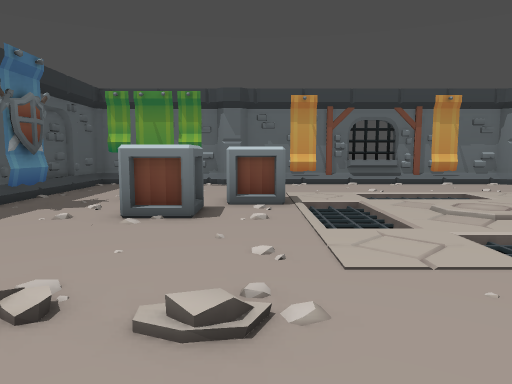
[1] (above)

16 first-person views from a walk through a level from a Godot 3-D game. The camera is 1.3 m above the floor, tilts 6° down and sees 70° across. The floor is counted in squares, 1 m on a side. Each view is taken from the middle of a square. On the plan, view 1 faces up. The plan holds only what a view shows up to about 15 squares ahead; the rest is blank.

[2]
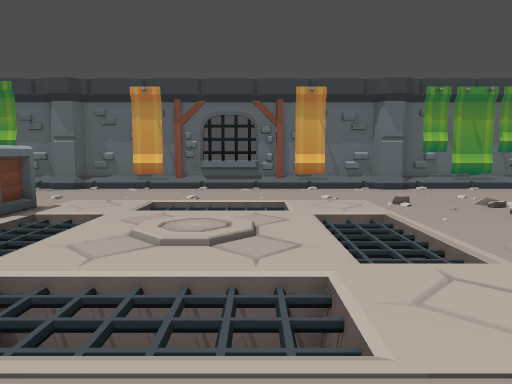

[3]
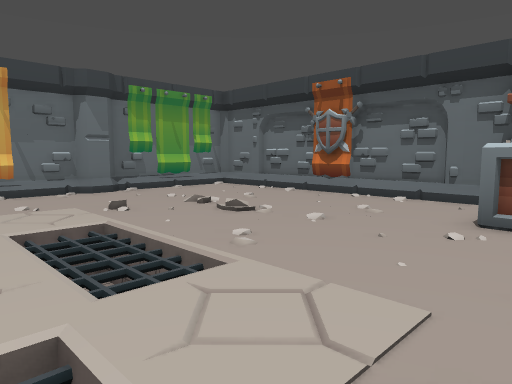

[4]
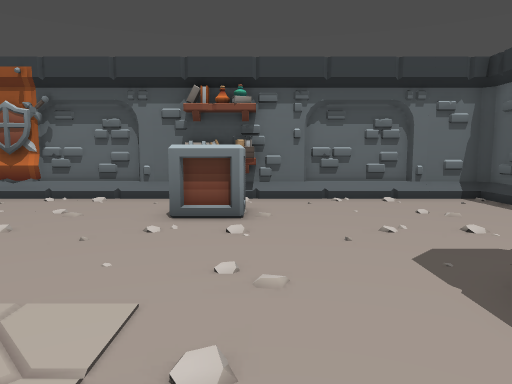

[5]
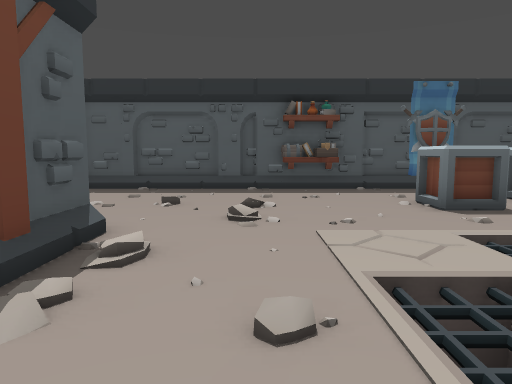

[6]
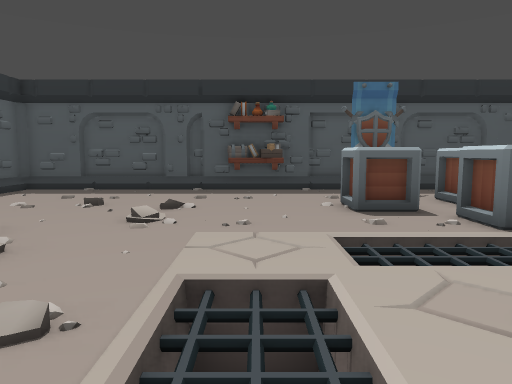

[7]
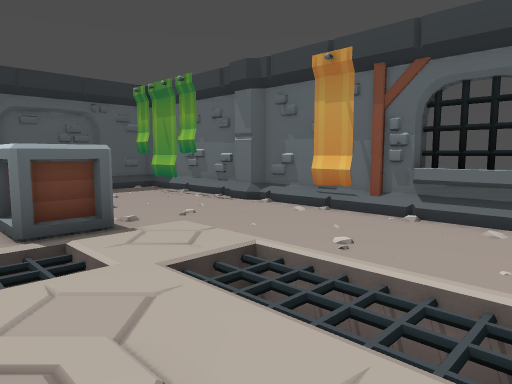

[8]
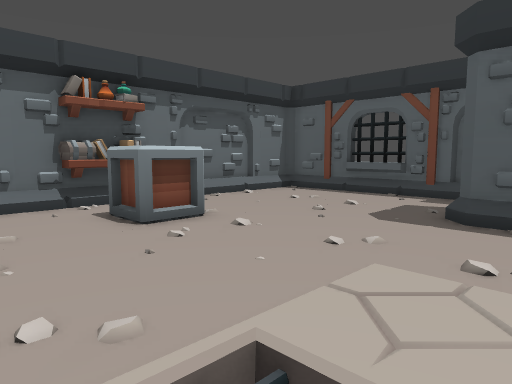

[9]
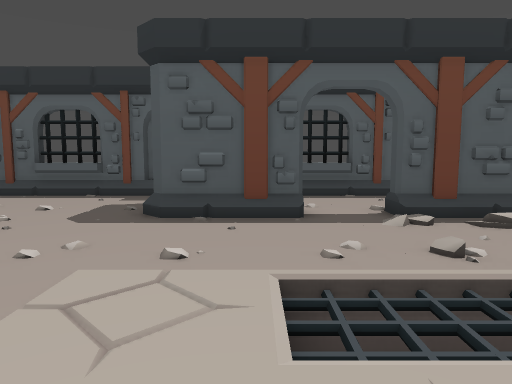

[10]
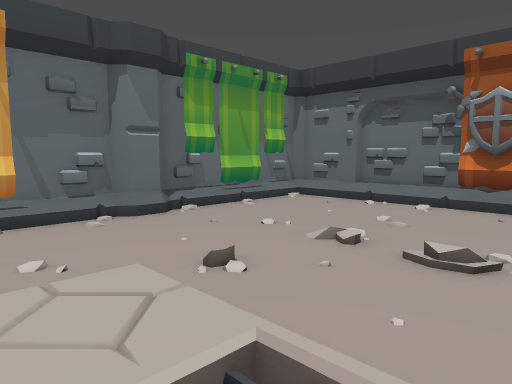

[11]
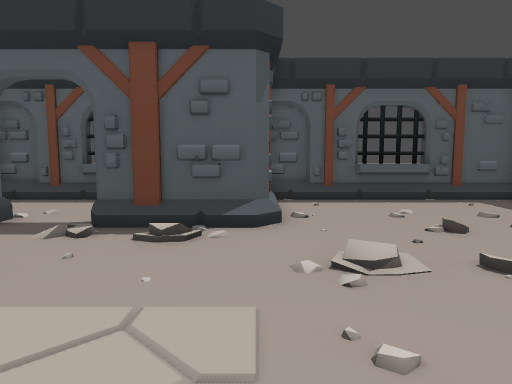

[12]
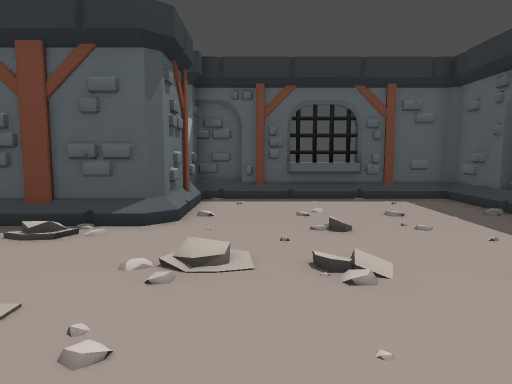

[13]
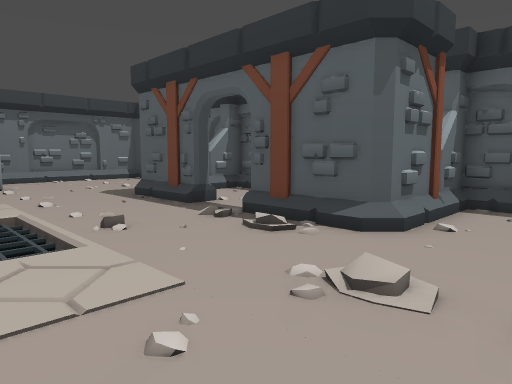

[14]
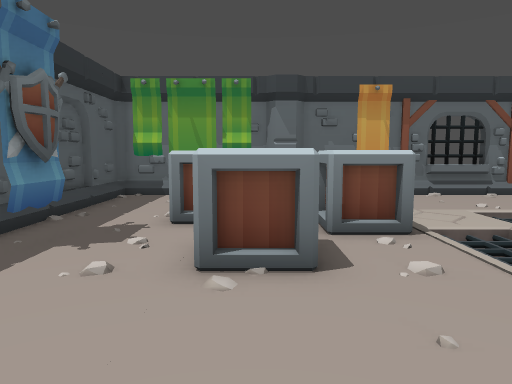

[15]
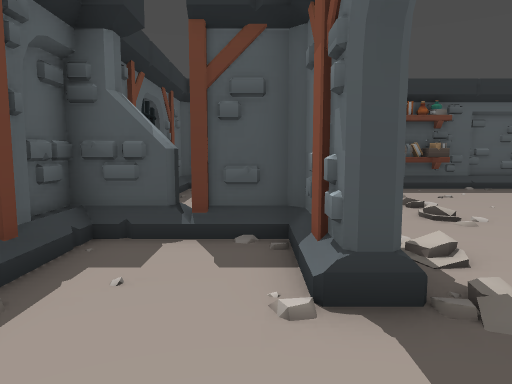

[16]
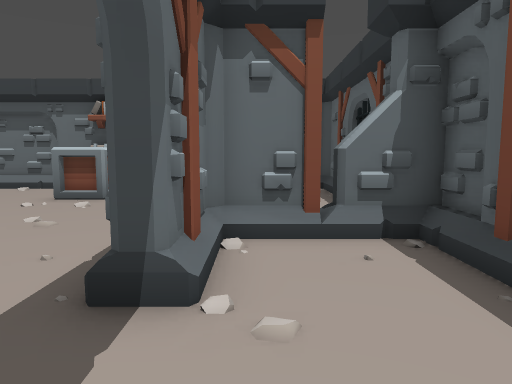

### Floor plan
Key: @ floor where view 1 was taken; # wall or solid block; . main floor; : floor 0.25 m higher than the main floor; / step, stairs or slope; ^ raised ledge; v drop or lower ground; B banner.
Columns run from 7 left of view 1 to 17 right of it. Each row starts with its distance up from view 1.
 16 ############^############
 15 #BBBBB..................#
 14 #.......................#
 13 #.......................#
 12 #.......................#
 11 #...^......vvv...../....#
 10 #......^.........../....#
  9 ##.......v.....v.../....#
  8 ##...^...v..:..v........#
  7 #........v.....v........#
  6 #.......................#
  5 #..........vvv.........##
  4 #....................^.##
  3 #....///...............##
  2 #.......................#
  1 #........///............#
  0 #......@###/.####.......#
 -1 #.......#.......#.......#
 -2 #.......#.......#.......#
 -3 #.......#.......#.......#
 -4 ####^#######^#######^####

Positions as (right, up) in squares from view 1, and headings:
1: (0, 0), facing up
2: (6, 2), facing up
3: (6, 3), facing up-right
4: (6, 3), facing right
5: (7, 3), facing left
6: (7, 5), facing left
7: (7, 8), facing up-left
8: (7, 8), facing down-right
9: (7, 8), facing down
10: (7, 8), facing up-right
11: (1, 7), facing down
12: (-1, 7), facing down
13: (-2, 6), facing down-right
14: (-2, 3), facing up
15: (7, -1), facing left
16: (3, -1), facing right
